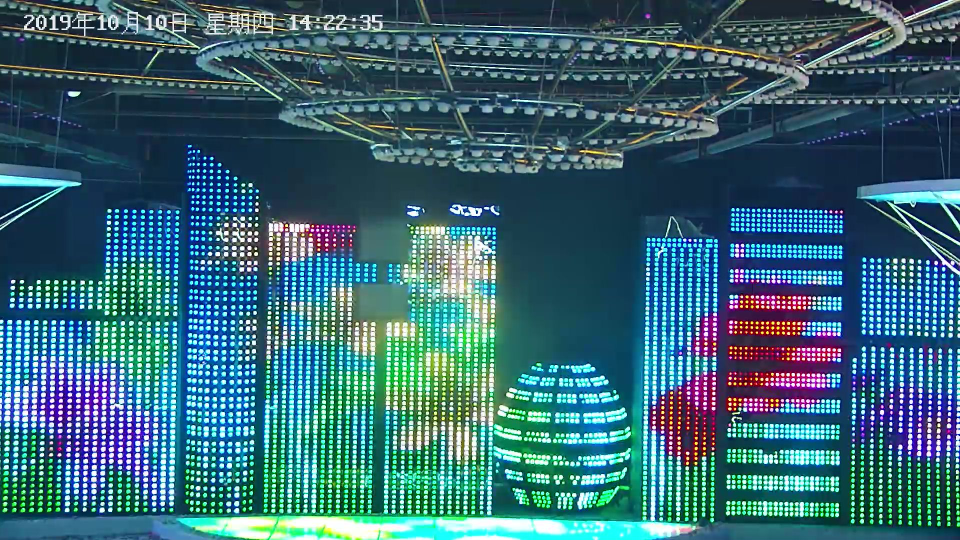
#> input picture data/EXC_point1_103521.jpg, 1920 x 1080 px (shown at 1/2 size)
$ python dogSift.py ../data/EXC_point1_103521.jpg ../data/EXC_point1_104602.jpg 1.0
#> lines starting #> are read from the running program, lines starting #| are printed output that depends on the picture
#!/usr/bin/env python
# -*- coding:utf-8 -*-
"""
Created on 2019-08-27 16:52 2019

@author : json
"""

import sys
import cv2
import numpy as np

imgpath = sys.argv[1]
img = cv2.imread(imgpath)
#> img is the input picture: shape (1080, 1920, 3); mean B, G, R 116.8, 103.4, 57.6
alg = sys.argv[2]

def fd(algorithm):
    if algorithm == 'SIFT':
        return cv2.xfeatures2d.SIFT_create()
    if algorithm == 'SURF':
        return cv2.xfeatures2d.SURF_create(float(sys.argv[3]) if
                                           len(sys.argv) == 4 else 4000)

gray = cv2.cvtColor(img, cv2.COLOR_BGR2GRAY)
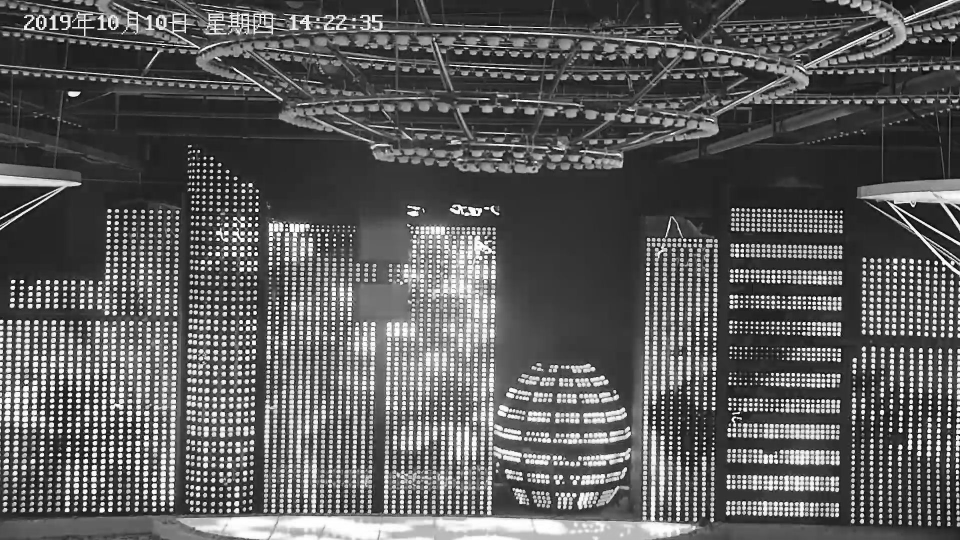
#> gray: shape (1080, 1920) (shown at 1/2 size); min 0, max 255, mean 91.2

sift = cv2.xfeatures2d.SIFT_create()
keypoints, descriptor = sift.detectAndCompute(gray, None)
#> keypoints = 30745 keypoints; strongest (x, y, size): (610, 40, 2), (514, 408, 4.3), (145, 43, 2.1), (513, 420, 4.7)

#> (the run stopped early here; a loop or call above may not have finished)

$ run again, on data/EXC_point1_1374179.jpg
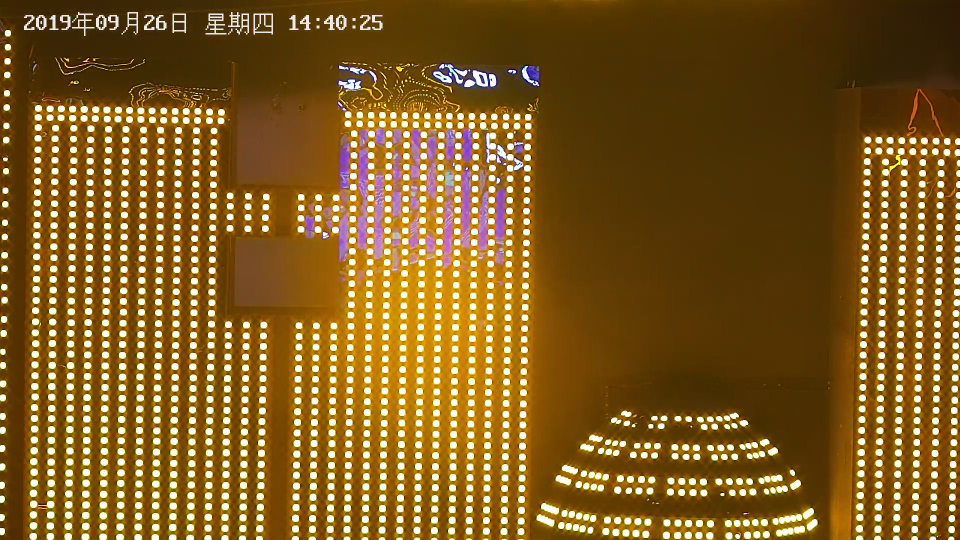
#> input picture data/EXC_point1_1374179.jpg, 1920 x 1080 px (shown at 1/2 size)
#> img is the input picture: shape (1080, 1920, 3); mean B, G, R 33.9, 93.2, 128.9
#> `gray = cv2.cvtColor(img, cv2.COLOR_BGR2GRAY)`:
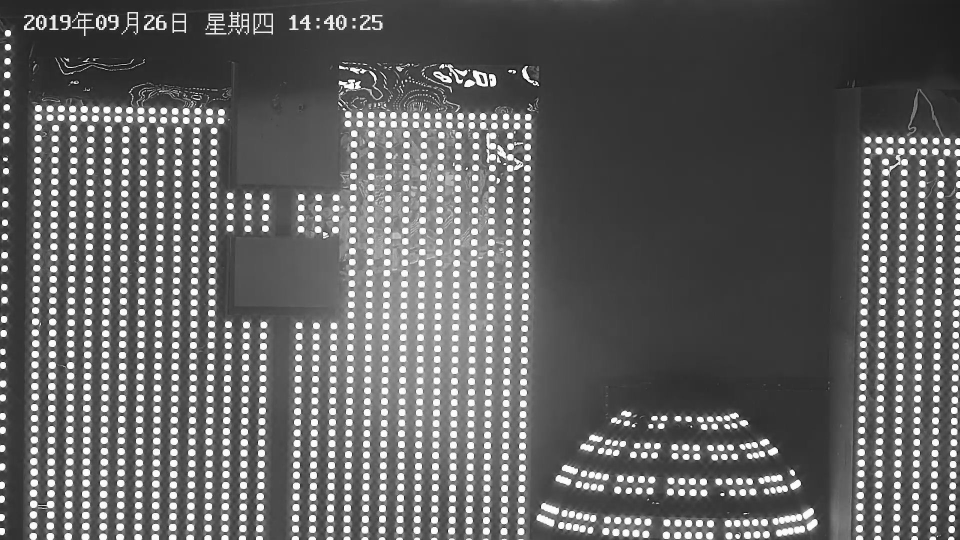
#> gray: shape (1080, 1920) (shown at 1/2 size); min 2, max 255, mean 97.1
#> keypoints = 9667 keypoints; strongest (x, y, size): (268, 64, 2.1), (938, 141, 2.4), (825, 129, 2.4), (412, 58, 2.1)
